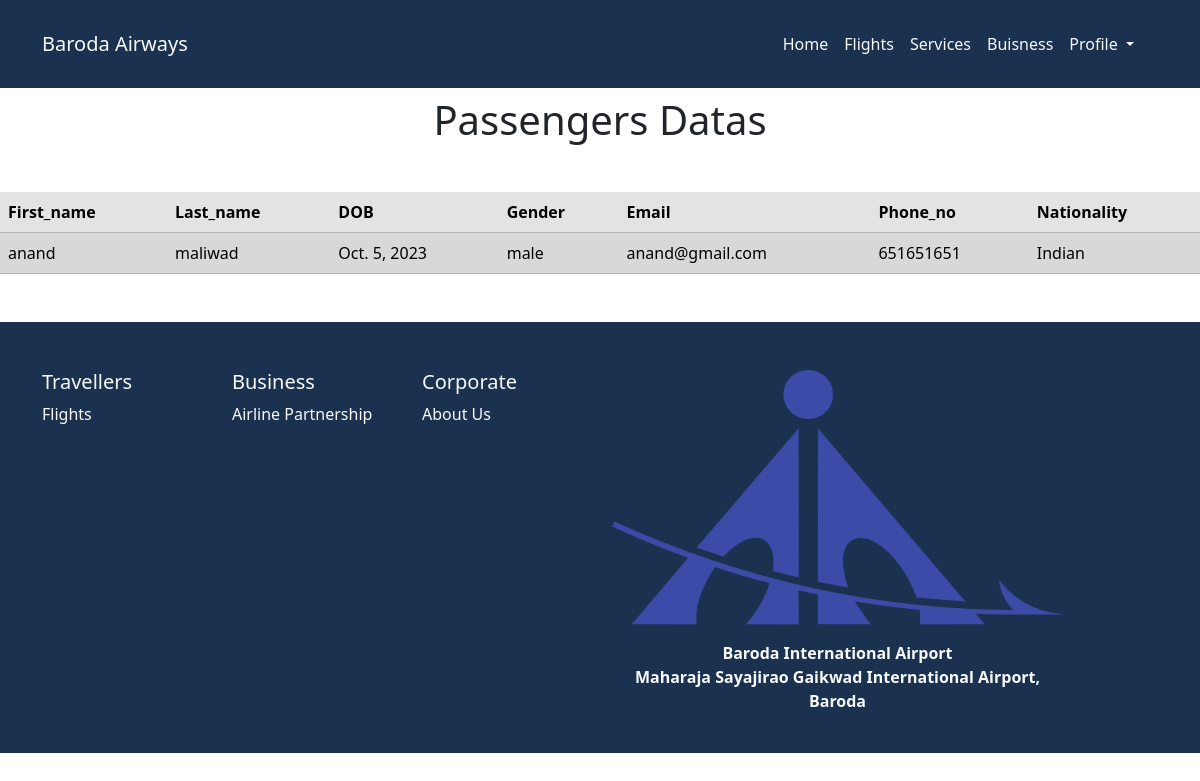
/profile/, run on the app's committed database.
### Flights/models.py (models this page shows, shortened)
class passengers(models.Model):
    First_name = models.CharField(max_length=50)
    Last_name = models.CharField(max_length=50)
    DOB = models.DateField()
    Gender = models.CharField(max_length=50)
    Email = models.EmailField(max_length=254, unique=True)
    Phone_no = models.BigIntegerField()
    Nationality = models.CharField(max_length=30)
    Flight_no = models.ForeignKey(Flights, on_delete=models.CASCADE)
    Flight_from = models.CharField(max_length=50)
    Flight_to = models.CharField(max_length=50)
    booking_id = models.CharField(max_length=20)
    is_active = models.BooleanField(default=True)
    created_on = models.DateTimeField(auto_now=True)
    updated_on = models.DateTimeField(auto_now_add=True)

### Flights/views.py (the view)
# urls.py: path('profile/',all_profile,name='allprofile'),
def all_profile(request):
    data = passengers.objects.all()
    return render(request,'profile.html',{'data':data})

### templates/profile.html (shortened to what this page needs)
{% extends 'base.html'%}
{% block body%}
    <link
    href="https://cdn.jsdelivr.net/npm/bootstrap@5.3.2/dist/css/bootstrap.min.css"
    rel="stylesheet"
    />
    <h1 class='text-center text-dark'>Passengers Datas</h1>
    {% if data %}
    <table class="table table-secondary table-striped my-5">
    <thead>
        <tr>
        <th scope="col">First_name</th>
        <th scope="col">Last_name</th>
        <th scope="col">DOB</th>
        <th scope="col">Gender</th>
        <th scope="col">Email</th>
        <th scope="col">Phone_no</th>
        <th scope="col">Nationality</th>
        </tr>
    </thead>
    <tbody>
        {% for dt in data %}
            <tr>
            <td>{{dt.First_name}}</td>
            <td>{{dt.Last_name}}</td>
            <td>{{dt.DOB}}</td>
            <td>{{dt.Gender}}</td>
            <td>{{dt.Email}}</td>
            <td>{{dt.Phone_no}}</td>
            <td>{{dt.Nationality}}</td>
            </tr>
        {% endfor %}
    </tbody>
    </table>
    {% endif %}
{% endblock body %}

### data on the page
passengers: First_name "anand", Last_name "maliwad", DOB "Oct. 5, 2023", Gender "male", Email "anand@gmail.com", Phone_no "651651651", Nationality "Indian"
